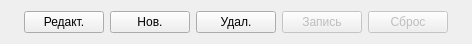
<?xml version="1.0" encoding="UTF-8"?>
<ui version="4.0">
 <class>PushForm</class>
 <widget class="QWidget" name="PushForm">
  <property name="geometry">
   <rect>
    <x>0</x>
    <y>0</y>
    <width>472</width>
    <height>41</height>
   </rect>
  </property>
  <property name="sizePolicy">
   <sizepolicy hsizetype="Preferred" vsizetype="Maximum">
    <horstretch>0</horstretch>
    <verstretch>0</verstretch>
   </sizepolicy>
  </property>
  <property name="windowTitle">
   <string>Form</string>
  </property>
  <layout class="QHBoxLayout" name="horizontalLayout">
   <item>
    <spacer name="horizontalSpacer_2">
     <property name="orientation">
      <enum>Qt::Horizontal</enum>
     </property>
     <property name="sizeHint" stdset="0">
      <size>
       <width>40</width>
       <height>20</height>
      </size>
     </property>
    </spacer>
   </item>
   <item>
    <widget class="QPushButton" name="cmdEdt">
     <property name="text">
      <string>Редакт.</string>
     </property>
     <property name="icon">
      <iconset theme="accessories-text-editor"/>
     </property>
    </widget>
   </item>
   <item>
    <widget class="QPushButton" name="cmdNew">
     <property name="text">
      <string>Нов.</string>
     </property>
     <property name="icon">
      <iconset theme="document-new"/>
     </property>
    </widget>
   </item>
   <item>
    <widget class="QPushButton" name="cmdDel">
     <property name="text">
      <string>Удал.</string>
     </property>
     <property name="icon">
      <iconset theme="edit-delete"/>
     </property>
    </widget>
   </item>
   <item>
    <widget class="QPushButton" name="cmdWrite">
     <property name="enabled">
      <bool>false</bool>
     </property>
     <property name="text">
      <string>Запись</string>
     </property>
     <property name="icon">
      <iconset theme="document-save"/>
     </property>
    </widget>
   </item>
   <item>
    <widget class="QPushButton" name="cmdEsc">
     <property name="enabled">
      <bool>false</bool>
     </property>
     <property name="text">
      <string>Сброс</string>
     </property>
     <property name="icon">
      <iconset theme="edit-undo"/>
     </property>
    </widget>
   </item>
   <item>
    <spacer name="horizontalSpacer">
     <property name="orientation">
      <enum>Qt::Horizontal</enum>
     </property>
     <property name="sizeHint" stdset="0">
      <size>
       <width>40</width>
       <height>20</height>
      </size>
     </property>
    </spacer>
   </item>
  </layout>
 </widget>
 <resources/>
 <connections/>
</ui>
